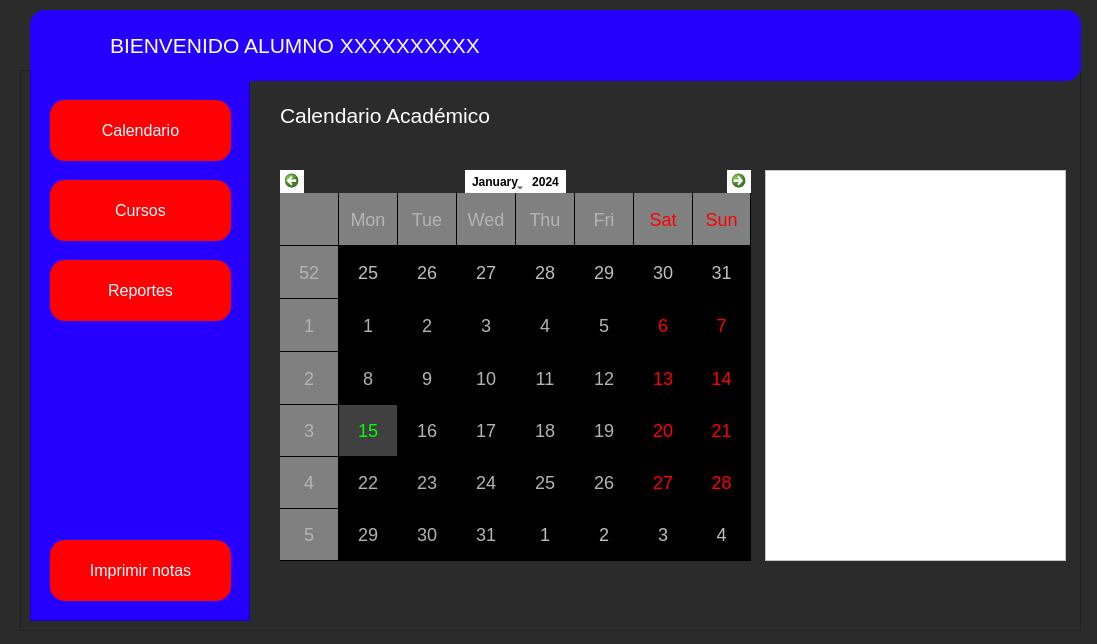
<?xml version="1.0" encoding="UTF-8"?>
<ui version="4.0">
 <class>Form</class>
 <widget class="QWidget" name="Form">
  <property name="geometry">
   <rect>
    <x>0</x>
    <y>0</y>
    <width>1097</width>
    <height>644</height>
   </rect>
  </property>
  <property name="windowTitle">
   <string>Form</string>
  </property>
  <property name="styleSheet">
   <string notr="true">background-color: rgb(43, 43, 43);</string>
  </property>
  <widget class="QFrame" name="frame">
   <property name="geometry">
    <rect>
     <x>30</x>
     <y>10</y>
     <width>1051</width>
     <height>71</height>
    </rect>
   </property>
   <property name="styleSheet">
    <string notr="true">background-color: rgb(38, 0, 255);
border-radius: 15px;</string>
   </property>
   <property name="frameShape">
    <enum>QFrame::StyledPanel</enum>
   </property>
   <property name="frameShadow">
    <enum>QFrame::Raised</enum>
   </property>
   <widget class="QPushButton" name="pushButton">
    <property name="geometry">
     <rect>
      <x>10</x>
      <y>10</y>
      <width>51</width>
      <height>51</height>
     </rect>
    </property>
    <property name="font">
     <font>
      <kerning>true</kerning>
     </font>
    </property>
    <property name="styleSheet">
     <string notr="true"/>
    </property>
    <property name="text">
     <string/>
    </property>
    <property name="icon">
     <iconset>
      <normaloff>imgs/588a64e0d06f6719692a2d10.png</normaloff>imgs/588a64e0d06f6719692a2d10.png</iconset>
    </property>
    <property name="iconSize">
     <size>
      <width>50</width>
      <height>50</height>
     </size>
    </property>
   </widget>
   <widget class="QLabel" name="label">
    <property name="geometry">
     <rect>
      <x>80</x>
      <y>20</y>
      <width>891</width>
      <height>31</height>
     </rect>
    </property>
    <property name="font">
     <font>
      <pointsize>16</pointsize>
     </font>
    </property>
    <property name="styleSheet">
     <string notr="true">color: rgb(255, 255, 255);</string>
    </property>
    <property name="text">
     <string>BIENVENIDO ALUMNO XXXXXXXXXX</string>
    </property>
   </widget>
   <widget class="QPushButton" name="pushButton_5">
    <property name="geometry">
     <rect>
      <x>990</x>
      <y>20</y>
      <width>51</width>
      <height>28</height>
     </rect>
    </property>
    <property name="text">
     <string/>
    </property>
    <property name="icon">
     <iconset>
      <normaloff>imgs/11641484341uxf6pdncyjtkwmuiv24dbsb8yreddfga8wlwbdpzoedmrpj7i52iuvdf8unv0tcmsf1dp1dmlqnvjmgrdckpug9c89kewmqmwcqz.png</normaloff>imgs/11641484341uxf6pdncyjtkwmuiv24dbsb8yreddfga8wlwbdpzoedmrpj7i52iuvdf8unv0tcmsf1dp1dmlqnvjmgrdckpug9c89kewmqmwcqz.png</iconset>
    </property>
    <property name="iconSize">
     <size>
      <width>50</width>
      <height>50</height>
     </size>
    </property>
   </widget>
   <zorder>pushButton</zorder>
   <zorder>pushButton_5</zorder>
   <zorder>label</zorder>
  </widget>
  <widget class="QFrame" name="frame_3">
   <property name="geometry">
    <rect>
     <x>20</x>
     <y>70</y>
     <width>1061</width>
     <height>561</height>
    </rect>
   </property>
   <property name="frameShape">
    <enum>QFrame::StyledPanel</enum>
   </property>
   <property name="frameShadow">
    <enum>QFrame::Raised</enum>
   </property>
   <widget class="QFrame" name="frame_2">
    <property name="geometry">
     <rect>
      <x>10</x>
      <y>-10</y>
      <width>220</width>
      <height>561</height>
     </rect>
    </property>
    <property name="minimumSize">
     <size>
      <width>220</width>
      <height>0</height>
     </size>
    </property>
    <property name="maximumSize">
     <size>
      <width>0</width>
      <height>16777215</height>
     </size>
    </property>
    <property name="styleSheet">
     <string notr="true">background-color: rgb(38, 0, 255);</string>
    </property>
    <property name="frameShape">
     <enum>QFrame::StyledPanel</enum>
    </property>
    <property name="frameShadow">
     <enum>QFrame::Raised</enum>
    </property>
    <widget class="QPushButton" name="pushButton_2">
     <property name="geometry">
      <rect>
       <x>20</x>
       <y>40</y>
       <width>181</width>
       <height>61</height>
      </rect>
     </property>
     <property name="styleSheet">
      <string notr="true">QFrame{
background-color: rgb(0, 255, 234);
	
}

QPushButton{
background-color: rgb(255, 0, 4);
color: rgb(255, 255, 255);
border-radius:15px;
font: 12pt;
}

QPushButton:hover{
background-color: rgb(255, 255, 255);
color:rgb(0, 0, 0);
border-radius:15px;
}</string>
     </property>
     <property name="text">
      <string>Calendario</string>
     </property>
    </widget>
    <widget class="QPushButton" name="pushButton_3">
     <property name="geometry">
      <rect>
       <x>20</x>
       <y>120</y>
       <width>181</width>
       <height>61</height>
      </rect>
     </property>
     <property name="styleSheet">
      <string notr="true">QFrame{
background-color: rgb(0, 255, 234);
	
}

QPushButton{
background-color: rgb(255, 0, 4);
color: rgb(255, 255, 255);
border-radius:15px;
font: 12pt;
}

QPushButton:hover{
background-color: rgb(255, 255, 255);
color:rgb(0, 0, 0);
border-radius:15px;
}</string>
     </property>
     <property name="text">
      <string>Cursos</string>
     </property>
    </widget>
    <widget class="QPushButton" name="pushButton_4">
     <property name="geometry">
      <rect>
       <x>20</x>
       <y>200</y>
       <width>181</width>
       <height>61</height>
      </rect>
     </property>
     <property name="styleSheet">
      <string notr="true">QFrame{
background-color: rgb(0, 255, 234);
	
}

QPushButton{
background-color: rgb(255, 0, 4);
color: rgb(255, 255, 255);
border-radius:15px;
font: 12pt;
}

QPushButton:hover{
background-color: rgb(255, 255, 255);
color:rgb(0, 0, 0);
border-radius:15px;
}</string>
     </property>
     <property name="text">
      <string>Reportes</string>
     </property>
    </widget>
    <widget class="QPushButton" name="pushButton_6">
     <property name="geometry">
      <rect>
       <x>20</x>
       <y>480</y>
       <width>181</width>
       <height>61</height>
      </rect>
     </property>
     <property name="styleSheet">
      <string notr="true">QFrame{
background-color: rgb(0, 255, 234);
	
}

QPushButton{
background-color: rgb(255, 0, 4);
color: rgb(255, 255, 255);
border-radius:15px;
font: 12pt;
}

QPushButton:hover{
background-color: rgb(255, 255, 255);
color:rgb(0, 0, 0);
border-radius:15px;
}</string>
     </property>
     <property name="text">
      <string>Imprimir notas</string>
     </property>
    </widget>
   </widget>
   <widget class="QFrame" name="frame_4">
    <property name="geometry">
     <rect>
      <x>250</x>
      <y>10</y>
      <width>801</width>
      <height>531</height>
     </rect>
    </property>
    <property name="styleSheet">
     <string notr="true">QTableWidget{
background-color: rgb(255, 255, 255);
font: 12pt;
color: rgb(0, 0, 0);
}

QLabel{
font: 16pt;
color: rgb(255, 255, 255);
}

QPushButton{
font:16pt;
color:rgb(255, 255, 255);
	background-color: rgb(85, 170, 0);
border-radius:15px;
}

QPushButton:hover{
font:16pt;
color:rgb(255, 255, 255);
	background-color: rgb(65, 130, 0);
border-radius:15px;

}</string>
    </property>
    <property name="frameShape">
     <enum>QFrame::StyledPanel</enum>
    </property>
    <property name="frameShadow">
     <enum>QFrame::Raised</enum>
    </property>
    <widget class="QStackedWidget" name="stackedWidget">
     <property name="geometry">
      <rect>
       <x>-30</x>
       <y>-10</y>
       <width>831</width>
       <height>541</height>
      </rect>
     </property>
     <property name="styleSheet">
      <string notr="true"/>
     </property>
     <widget class="QWidget" name="page_asistencia">
      <widget class="QLabel" name="label_2">
       <property name="geometry">
        <rect>
         <x>40</x>
         <y>30</y>
         <width>271</width>
         <height>31</height>
        </rect>
       </property>
       <property name="text">
        <string>Calendario Académico</string>
       </property>
      </widget>
      <widget class="QCalendarWidget" name="calendarWidget">
       <property name="geometry">
        <rect>
         <x>40</x>
         <y>100</y>
         <width>471</width>
         <height>391</height>
        </rect>
       </property>
       <property name="styleSheet">
        <string notr="true">QCalendarWidget QToolButton {
	color: rgb(0, 0, 0);
  	font-size: 12px;
  	background-color:rgb(255, 255, 255);
  }


QCalendarWidget QWidget { alternate-background-color: rgb(128, 128, 128); }

QCalendarWidget QAbstractItemView:enabled 
  {
  	font-size:18px;  
  	color: rgb(180, 180, 180);  
  	background-color: black;  
  	selection-background-color: rgb(64, 64, 64); 
  	selection-color: rgb(0, 255, 0); 
  }
</string>
       </property>
       <property name="gridVisible">
        <bool>true</bool>
       </property>
      </widget>
      <widget class="QListWidget" name="listWidget">
       <property name="geometry">
        <rect>
         <x>525</x>
         <y>100</y>
         <width>301</width>
         <height>391</height>
        </rect>
       </property>
       <property name="styleSheet">
        <string notr="true">background-color: rgb(255, 255, 255);
color: rgb(0, 0, 0);</string>
       </property>
      </widget>
     </widget>
     <widget class="QWidget" name="page_cursos">
      <widget class="QPushButton" name="pushButton_8">
       <property name="geometry">
        <rect>
         <x>120</x>
         <y>90</y>
         <width>201</width>
         <height>121</height>
        </rect>
       </property>
       <property name="text">
        <string>Matemática</string>
       </property>
      </widget>
      <widget class="QPushButton" name="pushButton_9">
       <property name="geometry">
        <rect>
         <x>340</x>
         <y>90</y>
         <width>201</width>
         <height>121</height>
        </rect>
       </property>
       <property name="text">
        <string>Ciencias</string>
       </property>
      </widget>
      <widget class="QPushButton" name="pushButton_10">
       <property name="geometry">
        <rect>
         <x>560</x>
         <y>90</y>
         <width>201</width>
         <height>121</height>
        </rect>
       </property>
       <property name="text">
        <string>Comunicación</string>
       </property>
      </widget>
      <widget class="QPushButton" name="pushButton_11">
       <property name="geometry">
        <rect>
         <x>120</x>
         <y>240</y>
         <width>201</width>
         <height>121</height>
        </rect>
       </property>
       <property name="text">
        <string>Educación Física</string>
       </property>
      </widget>
      <widget class="QPushButton" name="pushButton_12">
       <property name="geometry">
        <rect>
         <x>340</x>
         <y>240</y>
         <width>201</width>
         <height>121</height>
        </rect>
       </property>
       <property name="text">
        <string>Tutoria</string>
       </property>
      </widget>
     </widget>
     <widget class="QWidget" name="page_EF">
      <widget class="QTableWidget" name="tableWidget_6">
       <property name="geometry">
        <rect>
         <x>40</x>
         <y>90</y>
         <width>811</width>
         <height>441</height>
        </rect>
       </property>
       <property name="styleSheet">
        <string notr="true">font:10pt;
border:rgb(0, 0, 0);
background-color: rgb(255, 255, 255);</string>
       </property>
       <row>
        <property name="text">
         <string>TAREAS</string>
        </property>
       </row>
       <row>
        <property name="text">
         <string>EXAMEN MENSUAL</string>
        </property>
       </row>
       <row>
        <property name="text">
         <string>EXAMEN BIMESTRAL</string>
        </property>
       </row>
       <row>
        <property name="text">
         <string>PROMEDIO</string>
        </property>
       </row>
       <column>
        <property name="text">
         <string>1° BIMESTRE</string>
        </property>
       </column>
       <column>
        <property name="text">
         <string>2° BIMESTRE</string>
        </property>
       </column>
       <column>
        <property name="text">
         <string>3° BIMESTRE</string>
        </property>
       </column>
       <column>
        <property name="text">
         <string>4° BIMESTRE</string>
        </property>
       </column>
       <column>
        <property name="text">
         <string>FINAL</string>
        </property>
        <property name="font">
         <font>
          <weight>50</weight>
          <bold>false</bold>
         </font>
        </property>
       </column>
      </widget>
      <widget class="QLabel" name="label_7">
       <property name="geometry">
        <rect>
         <x>50</x>
         <y>40</y>
         <width>201</width>
         <height>31</height>
        </rect>
       </property>
       <property name="text">
        <string>Educación Física</string>
       </property>
      </widget>
     </widget>
     <widget class="QWidget" name="page_Tuto">
      <widget class="QTableWidget" name="tableWidget_7">
       <property name="geometry">
        <rect>
         <x>40</x>
         <y>100</y>
         <width>791</width>
         <height>441</height>
        </rect>
       </property>
       <property name="styleSheet">
        <string notr="true">font:10pt;
border:rgb(0, 0, 0);
background-color: rgb(255, 255, 255);</string>
       </property>
       <row>
        <property name="text">
         <string>TAREAS</string>
        </property>
       </row>
       <row>
        <property name="text">
         <string>EXAMEN MENSUAL</string>
        </property>
       </row>
       <row>
        <property name="text">
         <string>EXAMEN BIEMSTRAL</string>
        </property>
       </row>
       <row>
        <property name="text">
         <string>PROMEDIO</string>
        </property>
       </row>
       <column>
        <property name="text">
         <string>1° BIMESTRE</string>
        </property>
       </column>
       <column>
        <property name="text">
         <string>2° BIMESTRE</string>
        </property>
       </column>
       <column>
        <property name="text">
         <string>3° BIMESTRE</string>
        </property>
       </column>
       <column>
        <property name="text">
         <string>4° BIMESTRE</string>
        </property>
       </column>
       <column>
        <property name="text">
         <string>FINAL</string>
        </property>
       </column>
      </widget>
      <widget class="QLabel" name="label_8">
       <property name="geometry">
        <rect>
         <x>50</x>
         <y>40</y>
         <width>91</width>
         <height>31</height>
        </rect>
       </property>
       <property name="text">
        <string>Tutoría</string>
       </property>
      </widget>
     </widget>
     <widget class="QWidget" name="page_reportes">
      <widget class="QTableWidget" name="tableWidget_2">
       <property name="geometry">
        <rect>
         <x>30</x>
         <y>80</y>
         <width>791</width>
         <height>441</height>
        </rect>
       </property>
       <property name="styleSheet">
        <string notr="true">font:10pt;
border:rgb(0, 0, 0);
background-color: rgb(255, 255, 255);</string>
       </property>
       <property name="sizeAdjustPolicy">
        <enum>QAbstractScrollArea::AdjustToContents</enum>
       </property>
       <property name="showGrid">
        <bool>true</bool>
       </property>
       <property name="sortingEnabled">
        <bool>false</bool>
       </property>
       <attribute name="horizontalHeaderCascadingSectionResizes">
        <bool>false</bool>
       </attribute>
       <attribute name="horizontalHeaderDefaultSectionSize">
        <number>390</number>
       </attribute>
       <attribute name="horizontalHeaderHighlightSections">
        <bool>true</bool>
       </attribute>
       <attribute name="horizontalHeaderMinimumSectionSize">
        <number>64</number>
       </attribute>
       <column>
        <property name="text">
         <string>COMENTARIO</string>
        </property>
       </column>
       <column>
        <property name="text">
         <string>FECHA</string>
        </property>
       </column>
      </widget>
      <widget class="QLabel" name="label_3">
       <property name="geometry">
        <rect>
         <x>40</x>
         <y>30</y>
         <width>131</width>
         <height>31</height>
        </rect>
       </property>
       <property name="text">
        <string>Reportes</string>
       </property>
      </widget>
     </widget>
     <widget class="QWidget" name="page_mate">
      <widget class="QTableWidget" name="tableWidget_3">
       <property name="geometry">
        <rect>
         <x>40</x>
         <y>80</y>
         <width>791</width>
         <height>451</height>
        </rect>
       </property>
       <property name="font">
        <font>
         <pointsize>10</pointsize>
         <weight>50</weight>
         <italic>false</italic>
         <bold>false</bold>
        </font>
       </property>
       <property name="styleSheet">
        <string notr="true">font:10pt;
border:rgb(0, 0, 0);
background-color: rgb(255, 255, 255);</string>
       </property>
       <row>
        <property name="text">
         <string>TAREAS</string>
        </property>
       </row>
       <row>
        <property name="text">
         <string>EXAMEN MENSUAL</string>
        </property>
       </row>
       <row>
        <property name="text">
         <string>EXAMEN BIMESTRAL</string>
        </property>
       </row>
       <row>
        <property name="text">
         <string>PROMEDIO</string>
        </property>
       </row>
       <column>
        <property name="text">
         <string>1° BIMESTRE</string>
        </property>
       </column>
       <column>
        <property name="text">
         <string>2° BIMESTRE</string>
        </property>
       </column>
       <column>
        <property name="text">
         <string>3° BIMESTRE</string>
        </property>
       </column>
       <column>
        <property name="text">
         <string>4° BIMESTRE</string>
        </property>
       </column>
       <column>
        <property name="text">
         <string>FINAL</string>
        </property>
       </column>
      </widget>
      <widget class="QLabel" name="label_4">
       <property name="geometry">
        <rect>
         <x>50</x>
         <y>40</y>
         <width>141</width>
         <height>21</height>
        </rect>
       </property>
       <property name="text">
        <string>Matemática</string>
       </property>
      </widget>
     </widget>
     <widget class="QWidget" name="page_ciencias">
      <property name="font">
       <font>
        <pointsize>10</pointsize>
       </font>
      </property>
      <widget class="QTableWidget" name="tableWidget_4">
       <property name="geometry">
        <rect>
         <x>30</x>
         <y>90</y>
         <width>821</width>
         <height>441</height>
        </rect>
       </property>
       <property name="styleSheet">
        <string notr="true">font:10pt;
border:rgb(0, 0, 0);
background-color: rgb(255, 255, 255);</string>
       </property>
       <row>
        <property name="text">
         <string>TAREAS</string>
        </property>
       </row>
       <row>
        <property name="text">
         <string>EXAMEN MENSUAL</string>
        </property>
       </row>
       <row>
        <property name="text">
         <string>EXAMEN BIMESTRAL</string>
        </property>
       </row>
       <row>
        <property name="text">
         <string>PROMEDIO</string>
        </property>
       </row>
       <column>
        <property name="text">
         <string>1° BIMESTRE</string>
        </property>
       </column>
       <column>
        <property name="text">
         <string>2° BIMESTRE</string>
        </property>
       </column>
       <column>
        <property name="text">
         <string>3° BIMESTRE</string>
        </property>
       </column>
       <column>
        <property name="text">
         <string>4° BIMESTRE</string>
        </property>
       </column>
       <column>
        <property name="text">
         <string>FINAL</string>
        </property>
       </column>
      </widget>
      <widget class="QLabel" name="label_5">
       <property name="geometry">
        <rect>
         <x>40</x>
         <y>40</y>
         <width>101</width>
         <height>31</height>
        </rect>
       </property>
       <property name="text">
        <string>Ciencias</string>
       </property>
      </widget>
     </widget>
     <widget class="QWidget" name="page_comu">
      <widget class="QTableWidget" name="tableWidget_5">
       <property name="geometry">
        <rect>
         <x>40</x>
         <y>90</y>
         <width>791</width>
         <height>441</height>
        </rect>
       </property>
       <property name="styleSheet">
        <string notr="true">font:10pt;
border:rgb(0, 0, 0);
background-color: rgb(255, 255, 255);</string>
       </property>
       <row>
        <property name="text">
         <string>TAREAS</string>
        </property>
       </row>
       <row>
        <property name="text">
         <string>EXAMEN MENSUAL</string>
        </property>
       </row>
       <row>
        <property name="text">
         <string>EXAMEN BIMESTRAL</string>
        </property>
       </row>
       <row>
        <property name="text">
         <string>PROMEDIO</string>
        </property>
       </row>
       <column>
        <property name="text">
         <string>1° BIMESTRE</string>
        </property>
       </column>
       <column>
        <property name="text">
         <string>2° BIMESTRE</string>
        </property>
       </column>
       <column>
        <property name="text">
         <string>3° BIMESTRE</string>
        </property>
       </column>
       <column>
        <property name="text">
         <string>4° BIMESTRE</string>
        </property>
       </column>
       <column>
        <property name="text">
         <string>FINAL</string>
        </property>
       </column>
      </widget>
      <widget class="QLabel" name="label_6">
       <property name="geometry">
        <rect>
         <x>50</x>
         <y>40</y>
         <width>171</width>
         <height>31</height>
        </rect>
       </property>
       <property name="text">
        <string>Comunicación</string>
       </property>
      </widget>
     </widget>
    </widget>
   </widget>
  </widget>
  <zorder>frame_3</zorder>
  <zorder>frame</zorder>
 </widget>
 <resources/>
 <connections/>
</ui>
